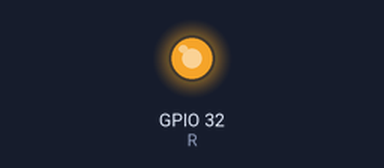
Simulated run of this sketch. Board: ESP32. Parts: output pins drawn as LEDs (lit = HIGH). Random numbers use the default seed unless the sketch sets one.

Above: at 0.05 s.
At 2.05 s:
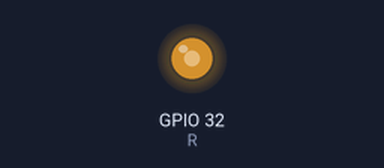
At 4.0 s:
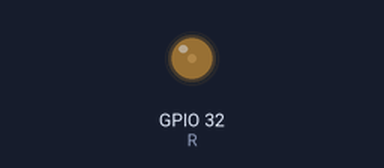
Timing chart, 0 to 5.2 s (numbered marks = the images above):
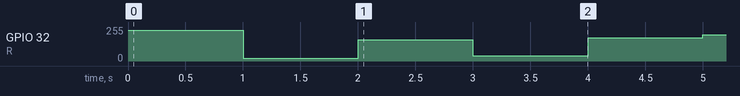

The sketch:

sketch_nov05a.ino
```cpp
#define R 32
#define G 33
#define B 25

void setup()
{
    pinMode(R, OUTPUT);
}

void loop()
{
    int rv = random(255);
    analogWrite(R, rv);
    delay(1000);
}
```
